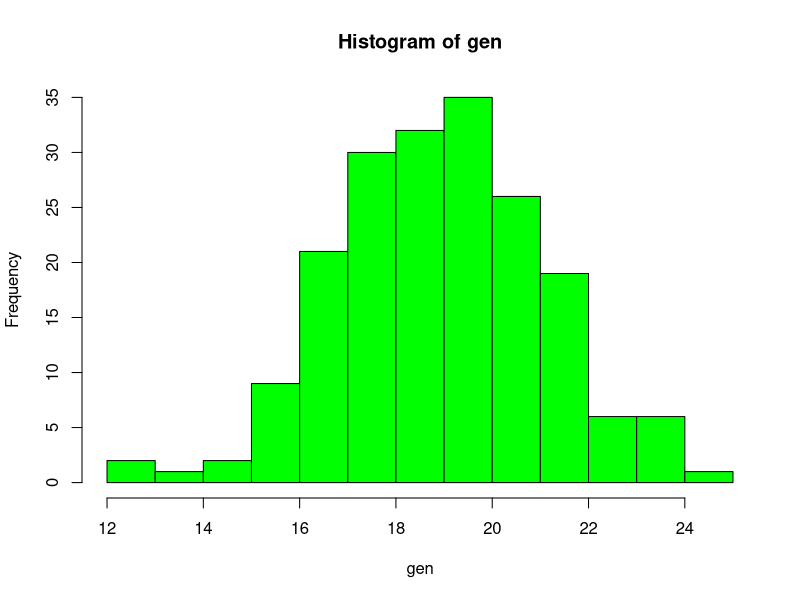

Write R code to recreate this figure.
v<-19
n<-v*10
m<-v
s<-v/10
gen<-rnorm(n,m,s)
hist(gen,col="green")
freq=table(gen)
gen.mean<-mean(gen)
med<-median(gen)
mode<-function(x) {
  ux<-unique(x)
  ux[which.max(tabulate(match(x,ux)))]
}
gen.mode<-mode(gen)
qua<-quantile(gen)

